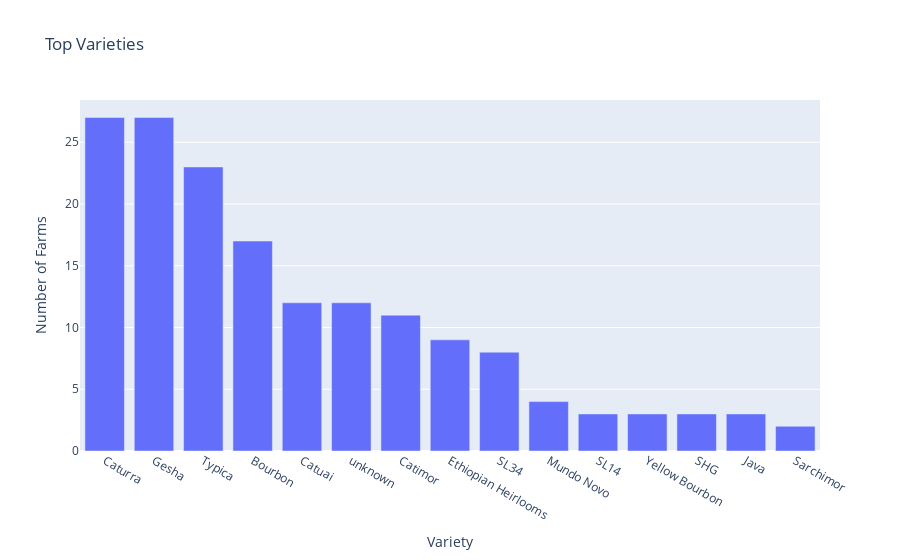
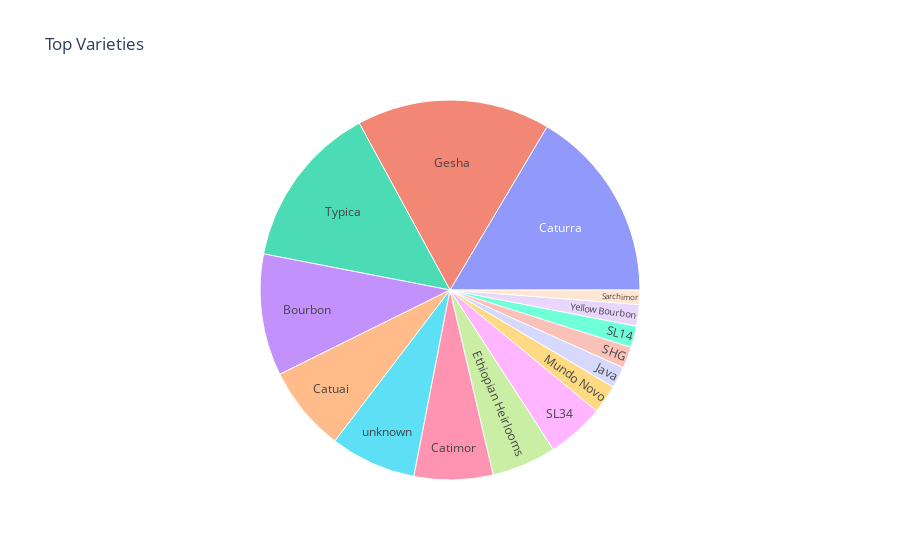

These figures' notebook cell, in order:
### Code cell
variety_counts = coffee_data['Variety'].value_counts().reset_index()
variety_counts.columns = ['Variety', 'Farm Count']
sorted_varieties = variety_counts.sort_values('Farm Count', ascending=False)
top_varieties = sorted_varieties.head(15)
fig = px.bar(top_varieties, x='Variety', y='Farm Count',
             title='Top Varieties', labels={'Farm Count': 'Number of Farms'})
fig.show()
fig = px.sunburst(top_varieties, path=['Variety'], values='Farm Count',
                  title='Top Varieties')
fig.show()

### Figure 1 — Plotly figure (JSON) as saved in the notebook; plotly's stock layout.template omitted (floating-point values rounded to 4 significant figures)
{"data": [{"alignmentgroup": "True", "hovertemplate": "Variety=%{x}<br>Number of Farms=%{y}<extra></extra>", "legendgroup": "", "marker": {"color": "#636efa", "pattern": {"shape": ""}}, "name": "", "offsetgroup": "", "orientation": "v", "showlegend": false, "textposition": "auto", "type": "bar", "x": ["Caturra", "Gesha", "Typica", "Bourbon", "Catuai", "unknown", "Catimor", "Ethiopian Heirlooms", "SL34", "Mundo Novo", "SL14", "Yellow Bourbon", "SHG", "Java", "Sarchimor"], "xaxis": "x", "y": [27, 27, 23, 17, 12, 12, 11, 9, 8, 4, 3, 3, 3, 3, 2], "yaxis": "y"}], "layout": {"barmode": "relative", "legend": {"tracegroupgap": 0}, "title": {"text": "Top Varieties"}, "xaxis": {"anchor": "y", "domain": [0, 1], "title": {"text": "Variety"}}, "yaxis": {"anchor": "x", "domain": [0, 1], "title": {"text": "Number of Farms"}}}}

### Figure 2 — Plotly figure (JSON) as saved in the notebook; plotly's stock layout.template omitted (floating-point values rounded to 4 significant figures)
{"data": [{"branchvalues": "total", "domain": {"x": [0, 1], "y": [0, 1]}, "hovertemplate": "labels=%{label}<br>Farm Count=%{value}<br>parent=%{parent}<br>id=%{id}<extra></extra>", "ids": ["Bourbon", "Catimor", "Catuai", "Caturra", "Ethiopian Heirlooms", "Gesha", "Java", "Mundo Novo", "SHG", "SL14", "SL34", "Sarchimor", "Typica", "Yellow Bourbon", "unknown"], "labels": ["Bourbon", "Catimor", "Catuai", "Caturra", "Ethiopian Heirlooms", "Gesha", "Java", "Mundo Novo", "SHG", "SL14", "SL34", "Sarchimor", "Typica", "Yellow Bourbon", "unknown"], "name": "", "parents": ["", "", "", "", "", "", "", "", "", "", "", "", "", "", ""], "type": "sunburst", "values": [17, 11, 12, 27, 9, 27, 3, 4, 3, 3, 8, 2, 23, 3, 12]}], "layout": {"legend": {"tracegroupgap": 0}, "title": {"text": "Top Varieties"}}}
